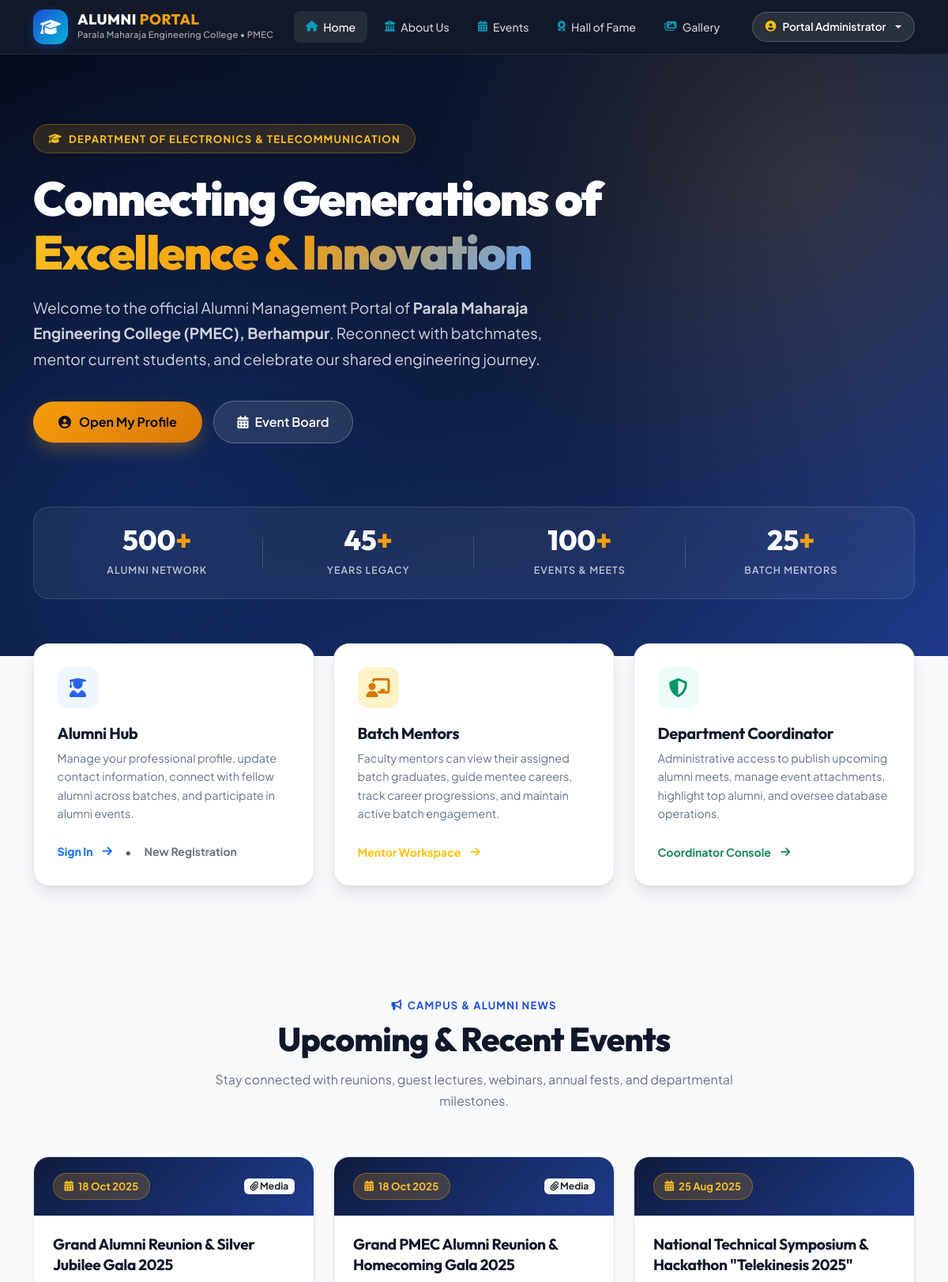
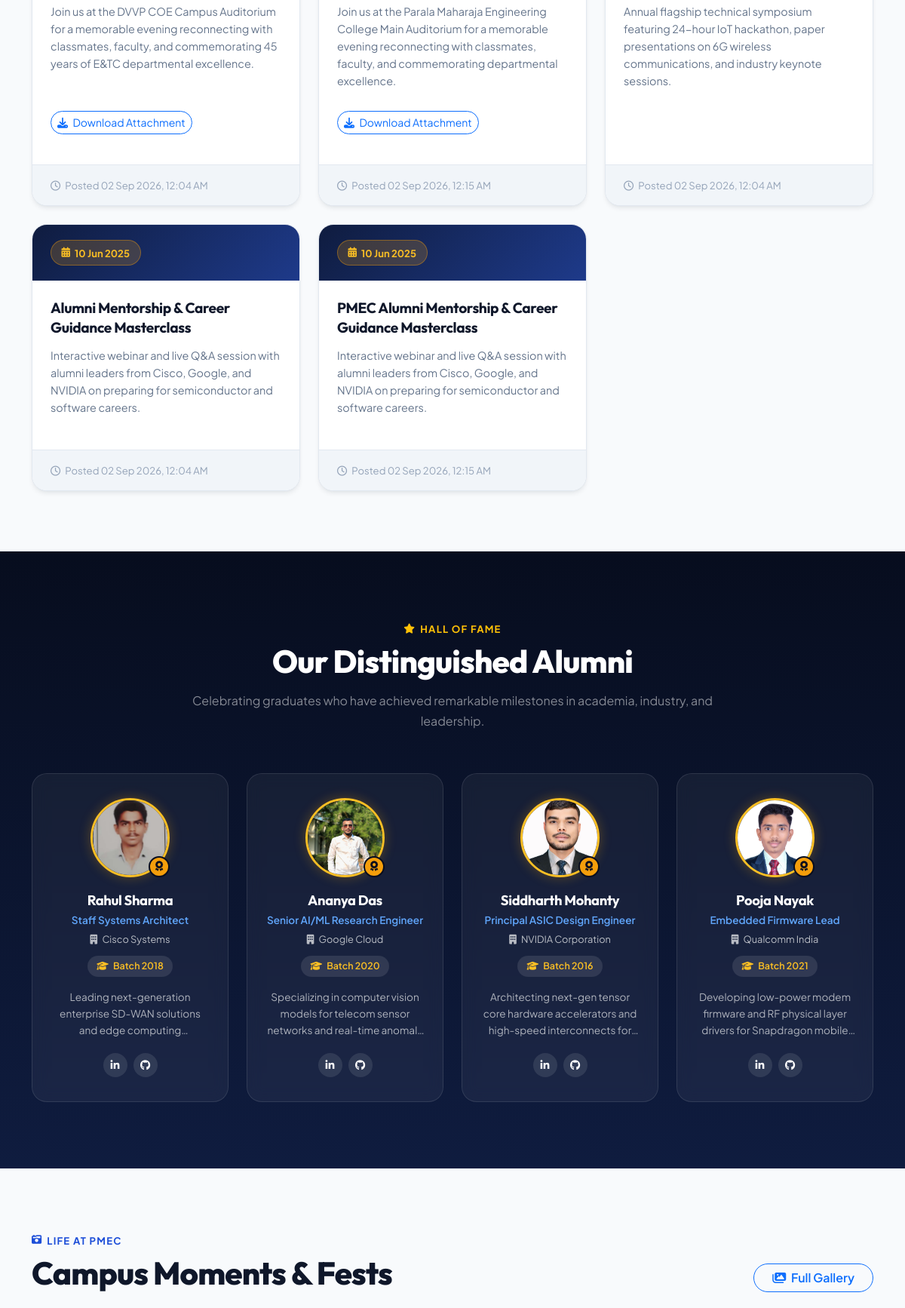
Screenshot of / (signed in, upper part) with the database file from the repository (2 pictures, top to bottom).
### alumni/models.py (models this page shows, shortened)
class Event(models.Model):
    title = models.CharField(max_length=255)
    description = models.TextField()
    media = models.FileField(upload_to='events/', blank=True, null=True, max_length=255)
    date = models.DateField()
    created_at = models.DateTimeField(auto_now_add=True)

class Alumni(AbstractBaseUser, PermissionsMixin):
    id = models.CharField(max_length=255, primary_key=True, unique=True, editable=False)
    email = models.EmailField(unique=True)
    full_name = models.CharField(max_length=255)
    mobile = models.CharField(
        max_length=35,
        blank=True,
        null=True,
        help_text="Include country code with '+' and brackets if needed (e.g., +1 (555) 555-5555)"
    )
    password = models.CharField(max_length=255)
    profile_photo = models.ImageField(upload_to='media/profile_photos/', blank=True, null=True)
    current_job_profile = models.CharField(max_length=255, blank=True, null=True)
    current_company = models.CharField(max_length=255, blank=True, null=True)
    current_job_location = models.CharField(max_length=255, blank=True, null=True)
    city = models.CharField(max_length=255)
    sub_district = models.CharField(max_length=255)
    district = models.CharField(max_length=255)
    state = models.CharField(max_length=255)
    pincode = models.CharField(max_length=10)
    is_international = models.BooleanField(default=False)
    country = models.CharField(max_length=255, blank=True, null=True)
    full_address = models.TextField()
    graduation_year = models.PositiveIntegerField(
        default=2025,
        validators=[MinValueValidator(1900), MaxValueValidator(2025)]
    )
    experience = models.IntegerField(default=0)
    facebook = models.URLField(blank=True, null=True)
    github = models.URLField(blank=True, null=True)
    instagram = models.URLField(blank=True, null=True)
    linkedin = models.URLField(blank=True, null=True)
    sector = models.CharField(max_length=255, blank=True, null=True)
    is_top_alumni = models.BooleanField(
        default=False,
        help_text="Mark as top alumni for display on the home page."
    )
    description = models.TextField(blank=True, null=True)
    is_active = models.BooleanField(default=True)
    is_staff = models.BooleanField(default=False)
    groups = models.ManyToManyField(
        'auth.Group',
        related_name='alumni_set',
        blank=True,
        help_text='The groups this user belongs to.',
        verbose_name='groups'
    )
    user_permissions = models.ManyToManyField(
        'auth.Permission',
        related_name='alumni_set',
        blank=True,
        help_text='Specific permissions for this user.',
        verbose_name='user permissions'
    )
    objects = AlumniManager()
    USERNAME_FIELD = 'email'
    REQUIRED_FIELDS = ['full_name']

### alumni/views.py (the view)
# urls.py: path('', views.index, name='index'),
def index(request):
    events = Event.objects.all().order_by('-date')
    top_alumni = Alumni.objects.filter(is_top_alumni=True)
    if not top_alumni.exists():
        top_alumni = Alumni.objects.all().order_by('-graduation_year')[:8]
    photos = GalleryPhoto.objects.all()
    visitor, _ = VisitorCount.objects.get_or_create(id=1)
    total_alumni_count = Alumni.objects.count()
    total_events_count = Event.objects.count()
    total_mentors_count = BatchMentor.objects.count()
    context = {
        'events': events,
        'top_alumni': top_alumni,
        'photos': photos,
        'visitor_count': visitor.count,
        'total_alumni': max(total_alumni_count, 500),
        'total_events': max(total_events_count, 100),
        'total_mentors': max(total_mentors_count, 25),
    }
    return render(request, 'index.html', context)

### templates/index.html (shortened to what this page needs)
{% extends 'alumni/base.html' %}
{% load static %}
{% load tz %}
{% block content %}
<section class="hero-wrapper">
    <div class="container-xl position-relative">
        <div class="row align-items-center">
            <div class="col-lg-8 col-md-10">
                <div class="hero-badge-pill">
                    <i class="fas fa-graduation-cap"></i> Department of Electronics &amp; Telecommunication
                </div>
                <h1 class="hero-main-title">
                    Connecting Generations of <br><span class="gradient-text">Excellence &amp; Innovation</span>
                </h1>
                <p class="hero-lead-text">
                    Welcome to the official Alumni Management Portal of <strong>Parala Maharaja Engineering College (PMEC), Berhampur</strong>. Reconnect with batchmates, mentor current students, and celebrate our shared engineering journey.
                </p>
                <div class="hero-action-group">
                    {% if request.session.alumni_id %}
                        <a href="{% url 'alumni_profile' %}" class="hero-btn-primary">
                            <i class="fas fa-user-circle"></i> Open My Profile
                        </a>
                    {% endif %}
                    <a href="#events" class="hero-btn-secondary">
                        <i class="fas fa-calendar-alt"></i> Event Board
                    </a>
                </div>
            </div>
        </div>
        <div class="hero-stats-row mt-4">
            <div class="stat-counter-box">
                <span class="stat-number">{{ total_alumni }}<span>+</span></span>
                <span class="stat-label">Alumni Network</span>
            </div>
            <div class="stat-counter-box">
                <span class="stat-number">45<span>+</span></span>
                <span class="stat-label">Years Legacy</span>
            </div>
            <div class="stat-counter-box">
                <span class="stat-number">{{ total_events }}<span>+</span></span>
                <span class="stat-label">Events &amp; Meets</span>
            </div>
            <div class="stat-counter-box">
                <span class="stat-number">{{ total_mentors }}<span>+</span></span>
                <span class="stat-label">Batch Mentors</span>
            </div>
        </div>
    </div>
</section>
<section class="role-cards-section">
    <div class="container-xl">
        <div class="row g-4">
            <div class="col-lg-4 col-md-6">
                <div class="portal-role-card">
                    <div class="role-icon-box role-icon-alumni">
                        <i class="fas fa-user-graduate"></i>
                    </div>
                    <h3 class="role-card-title">Alumni Hub</h3>
                    <p class="role-card-desc">
                        Manage your professional profile, update contact information, connect with fellow alumni across batches, and participate in alumni events.
                    </p>
                    <div class="d-flex align-items-center gap-3 mt-auto">
                        <a href="{% url 'alumni_login' %}" class="role-card-btn text-primary">
                            Sign In <i class="fas fa-arrow-right ms-1"></i>
                        </a>
                        <span class="text-muted">&bull;</span>
                        <a href="{% url 'alumni_registration' %}" class="role-card-btn text-secondary">
                            New Registration
                        </a>
                    </div>
                </div>
            </div>
            <div class="col-lg-4 col-md-6">
                <div class="portal-role-card">
                    <div class="role-icon-box role-icon-mentor">
                        <i class="fas fa-chalkboard-teacher"></i>
                    </div>
                    <h3 class="role-card-title">Batch Mentors</h3>
                    <p class="role-card-desc">
                        Faculty mentors can view their assigned batch graduates, guide mentee careers, track career progressions, and maintain active batch engagement.
                    </p>
                    <div class="mt-auto">
                        <a href="{% url 'batch_mentor_login' %}" class="role-card-btn text-warning">
                            Mentor Workspace <i class="fas fa-arrow-right ms-1"></i>
                        </a>
                    </div>
                </div>
            </div>
            <div class="col-lg-4 col-md-12">
                <div class="portal-role-card">
                    <div class="role-icon-box role-icon-coord">
                        <i class="fas fa-shield-alt"></i>
                    </div>
                    <h3 class="role-card-title">Department Coordinator</h3>
                    <p class="role-card-desc">
                        Administrative access to publish upcoming alumni meets, manage event attachments, highlight top alumni, and oversee database operations.
                    </p>
                    <div class="mt-auto">
                        <a href="{% url 'alumni_coordinator_login' %}" class="role-card-btn text-success">
                            Coordinator Console <i class="fas fa-arrow-right ms-1"></i>
                        </a>
                    </div>
                </div>
            </div>
        </div>
    </div>
</section>
<section class="section-spacing" id="events">
    <div class="container-xl">
        <div class="section-header-block">
            <span class="section-eyebrow"><i class="fas fa-bullhorn"></i> Campus &amp; Alumni News</span>
            <h2 class="section-main-title">Upcoming &amp; Recent Events</h2>
            <p class="section-subtext">Stay connected with reunions, guest lectures, webinars, annual fests, and departmental milestones.</p>
        </div>
        <div class="row g-4">
            {% for event in events %}
            <div class="col-lg-4 col-md-6">
                <div class="event-card-item">
                    <div class="event-header-date">
                        <span class="event-date-pill">
                            <i class="fas fa-calendar-alt"></i> {{ event.date|date:"d M Y" }}
                        </span>
                        {% if event.media %}
                            <span class="badge bg-light text-dark" title="Attachment Available"><i class="fas fa-paperclip"></i> Media</span>
                        {% endif %}
                    </div>
                    <div class="event-body">
                        <h3 class="event-title">{{ event.title }}</h3>
                        <p class="event-description">{{ event.description|truncatewords:28 }}</p>
                        {% if event.media %}
                            <div class="mt-2 mb-3">
                                <a href="{% url 'download_event_media' event.id %}" class="btn btn-sm btn-outline-primary rounded-pill">
                                    <i class="fas fa-download me-1"></i> Download Attachment
                                </a>
                            </div>
                        {% endif %}
                    </div>
                    <div class="event-footer-bar">
                        <span><i class="far fa-clock me-1"></i> Posted {{ event.created_at|timezone:"Asia/Kolkata"|date:"d M Y, h:i A" }}</span>
                    </div>
                </div>
            </div>
            {% endfor %}
        </div>
    </div>
</section>
<section class="alumni-hall-section" id="alumni">
    <div class="container-xl">
        <div class="section-header-block text-center">
            <span class="section-eyebrow text-warning"><i class="fas fa-star"></i> Hall of Fame</span>
            <h2 class="section-main-title text-white">Our Distinguished Alumni</h2>
            <p class="section-subtext text-white-50">Celebrating graduates who have achieved remarkable milestones in academia, industry, and leadership.</p>
        </div>
        <div class="row g-4 justify-content-center">
            {% for alum in top_alumni|slice:":8" %}
            <div class="col-xl-3 col-lg-4 col-md-6">
                <div class="alumni-card-premium">
                    <div class="alumni-avatar-wrapper">
                        {% if alum.profile_photo %}
                            <img src="{{ alum.profile_photo.url }}" alt="{{ alum.full_name }}" class="alumni-avatar-img">
                        {% else %}
                            <div class="alumni-avatar-img bg-primary text-white d-flex align-items-center justify-content-center fw-bold fs-3">
                                {{ alum.full_name|slice:":2"|upper }}
                            </div>
                        {% endif %}
                        <div class="alumni-star-badge" title="Distinguished Alumni"><i class="fas fa-award"></i></div>
                    </div>
                    <h4 class="alumni-name">{{ alum.full_name }}</h4>
                    <div class="alumni-job-title">{{ alum.current_job_profile|default:"Alumnus" }}</div>
                    <div class="alumni-company-tag"><i class="fas fa-building me-1"></i> {{ alum.current_company|default:"Industry Leader" }}</div>
                    <div class="alumni-batch-pill"><i class="fas fa-graduation-cap me-1"></i> Batch {{ alum.graduation_year }}</div>
                    {% if alum.description %}
                        <p class="alumni-bio-text">{{ alum.description }}</p>
                    {% else %}
                        <p class="alumni-bio-text">Proud alumnus of Department of Electronics &amp; Telecommunication, making impactful contributions in engineering.</p>
                    {% endif %}
                    <div class="alumni-social-links mt-auto">
                        {% if alum.linkedin %}
                            <a href="{{ alum.linkedin }}" target="_blank" rel="noopener" class="alumni-social-btn" title="LinkedIn"><i class="fab fa-linkedin-in"></i></a>
                        {% endif %}
                        {% if alum.github %}
                            <a href="{{ alum.github }}" target="_blank" rel="noopener" class="alumni-social-btn" title="GitHub"><i class="fab fa-github"></i></a>
                        {% endif %}
                    </div>
                </div>
            </div>
            {% empty %}
            <div class="col-12 text-center text-white-50 py-4">
                <p>Alumni profiles will appear here once registered.</p>
            </div>
            {% endfor %}
        </div>
    </div>
</section>
<section class="section-spacing" id="gallery-preview">
    <div class="container-xl">
        <div class="d-flex flex-wrap align-items-end justify-content-between mb-4">
            <div>
                <span class="section-eyebrow"><i class="fas fa-camera-retro"></i> Life at PMEC</span>
                <h2 class="section-main-title mb-0">Campus Moments &amp; Fests</h2>
            </div>
            <a href="{% url 'gallery' %}" class="btn btn-outline-primary rounded-pill px-4 fw-semibold mt-3 mt-md-0">
                <i class="fas fa-images me-1"></i> Full Gallery
            </a>
        </div>
        <div class="row g-4">
        </div>
    </div>
</section>
{% endblock %}

### templates/alumni/base.html (style rules this page uses)
:root { --brand-dark: #070d1e; --brand-navy: #0f1c3f; --brand-blue: #1d4ed8; --brand-blue-light: #3b82f6; --brand-cyan: #06b6d4; --brand-gold: #f59e0b; --brand-amber: #d97706; --brand-gold-glow: rgba(245, 158, 11, 0.25); --bg-body: #f8fafc; --bg-surface: #ffffff; --bg-surface-alt: #f1f5f9; --bg-card-hover: #ffffff; --text-main: #0f172a; --text-muted: #64748b; --text-light: #94a3b8; --text-white: #ffffff; --border-light: #e2e8f0; --border-card: rgba(226, 232, 240, 0.8); --shadow-subtle: 0 1px 3px rgba(0, 0, 0, 0.05), 0 1px 2px rgba(0, 0, 0, 0.03); --shadow-md: 0 4px 6px -1px rgba(15, 23, 42, 0.08), 0 2px 4px -2px rgba(15, 23, 42, 0.04); --shadow-lg: 0 12px 24px -4px rgba(15, 23, 42, 0.1), 0 4px 6px -2px rgba(15, 23, 42, 0.05); --shadow-xl: 0 20px 35px -5px rgba(15, 23, 42, 0.15), 0 8px 10px -6px rgba(15, 23, 42, 0.05); --shadow-gold: 0 10px 25px -5px rgba(245, 158, 11, 0.35); --shadow-blue: 0 10px 25px -5px rgba(37, 99, 235, 0.35); --radius-sm: 8px; --radius-md: 14px; --radius-lg: 20px; --radius-pill: 9999px; --transition: all 0.3s cubic-bezier(0.4, 0, 0.2, 1); }
* { margin: 0; padding: 0; box-sizing: border-box; }
body { font-family: 'Plus Jakarta Sans', -apple-system, BlinkMacSystemFont, sans-serif; background-color: var(--bg-body); color: var(--text-main); display: flex; flex-direction: column; min-height: 100vh; line-height: 1.6; overflow-x: hidden; }
h1, h2, h3, h4, h5, h6, .heading-font { font-family: 'Outfit', sans-serif; font-weight: 700; letter-spacing: -0.02em; color: var(--text-main); }

### rows the page displays
Event: date "18 Oct 2025", shows "Media", title "Grand Alumni Reunion & Silver Jubilee Gala 2025", description "Join us at the DVVP COE Campus Auditorium for a memorable evening reconnecting with classmates, faculty, and commemorating 45 years of E&TC departmental excellence.", shows "Download Attachment", created_at "02 Sep 2026, 12:04 AM"
Event: date "18 Oct 2025", shows "Media", title "Grand PMEC Alumni Reunion & Homecoming Gala 2025", description "Join us at the Parala Maharaja Engineering College Main Auditorium for a memorable evening reconnecting with classmates, faculty, and commemorating departmental excellence.", shows "Download Attachment", created_at "02 Sep 2026, 12:15 AM"
Event: date "25 Aug 2025", title "National Technical Symposium & Hackathon \"Telekinesis 2025\"", description "Annual flagship technical symposium featuring 24-hour IoT hackathon, paper presentations on 6G wireless communications, and industry keynote sessions.", created_at "02 Sep 2026, 12:04 AM"
Event: date "10 Jun 2025", title "Alumni Mentorship & Career Guidance Masterclass", description "Interactive webinar and live Q&A session with alumni leaders from Cisco, Google, and NVIDIA on preparing for semiconductor and software careers.", created_at "02 Sep 2026, 12:04 AM"
Event: date "10 Jun 2025", title "PMEC Alumni Mentorship & Career Guidance Masterclass", description "Interactive webinar and live Q&A session with alumni leaders from Cisco, Google, and NVIDIA on preparing for semiconductor and software careers.", created_at "02 Sep 2026, 12:15 AM"
Alumni: profile_photo (picture), full_name "Rahul Sharma", current_job_profile "Staff Systems Architect", current_company "Cisco Systems", graduation_year "2018", description "Leading next-generation enterprise SD-WAN solutions and edge…"
Alumni: profile_photo (picture), full_name "Ananya Das", current_job_profile "Senior AI/ML Research Engineer", current_company "Google Cloud", graduation_year "2020", description "Specializing in computer vision models for telecom sensor networks and real-time…"
Alumni: profile_photo (picture), full_name "Siddharth Mohanty", current_job_profile "Principal ASIC Design Engineer", current_company "NVIDIA Corporation", graduation_year "2016", description "Architecting next-gen tensor core hardware accelerators and high-speed interconnects…"
Alumni: profile_photo (picture), full_name "Pooja Nayak", current_job_profile "Embedded Firmware Lead", current_company "Qualcomm India", graduation_year "2021", description "Developing low-power modem firmware and RF physical layer drivers for Snapdragon…"

### other values shown
{{ request.session.user_name|default:"My Account" }} "Portal Administrator"
{{ total_alumni }} "500"
{{ total_events }} "100"
{{ total_mentors }} "25"
